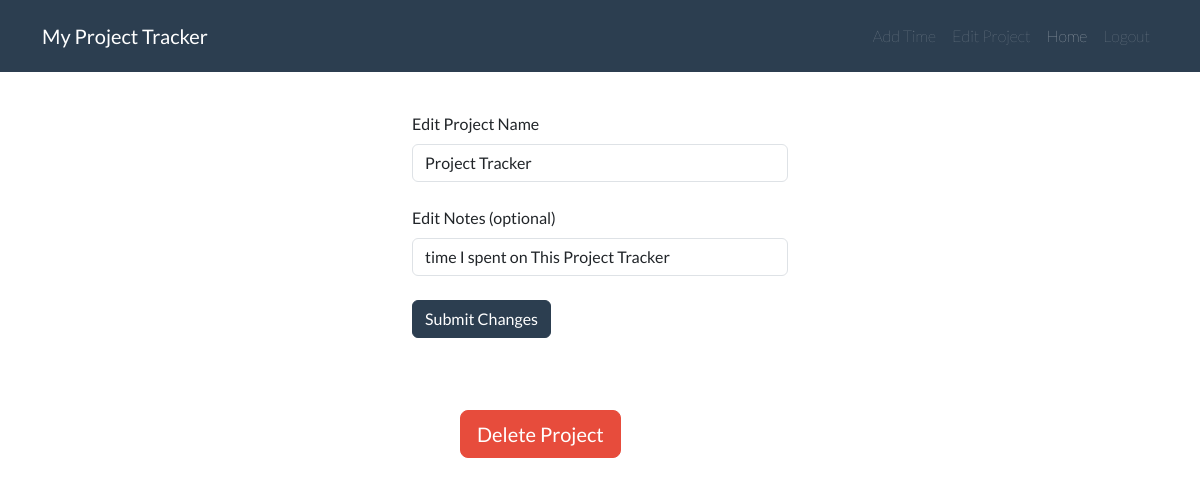
Page /project/12/edit (signed in) on the committed database.
### website/models.py (models this page shows, shortened)
class Project(db.Model):
    id = db.Column(db.Integer, primary_key=True)
    project_name = db.Column(db.String(30), nullable=False)
    notes = db.Column(db.String(1000), nullable=False, default='')
    user_id = db.Column(db.Integer, db.ForeignKey('user.id'), nullable=False)
    entries = db.relationship('Entry')

### website/views.py (the view)
@views.route('project/<int:project_id>/edit', methods=['GET','POST'])
@login_required
def edit_project(project_id):
    current_project = Project.query.filter(Project.id==project_id, Project.owner==current_user).first_or_404()
    if current_project.owner != current_user:
        abort(403)
    edit_project_form = EditProjectForm()
    if edit_project_form.validate_on_submit():
        current_project.project_name = edit_project_form.project_name.data
        current_project.notes = edit_project_form.notes.data
        db.session.commit()
        flash('Changes has been saved!', category='success')
        return redirect(url_for('views.project', project_id=current_project.id))
    elif request.method == "GET":
        edit_project_form.project_name.data = current_project.project_name
        edit_project_form.notes.data = current_project.notes
    return render_template('edit_project.html', user = current_user, project_id=current_project.id, edit_project_form=edit_project_form)

### website/forms.py
class EditProjectForm(FlaskForm):
    project_name = StringField('Edit Project Name', validators=[DataRequired(), Length(min=1, max=30)])
    notes = StringField('Edit Notes (optional)')
    submit = SubmitField('Submit Changes')

### website/templates/edit_project.html (shortened to what this page needs)
{% extends "base.html" %}
{% block content %}
<div class="container my-3 col-md-4 center">
    <div>
        <form action="" method="POST">
            <fieldset class="form-group">
                <div class="form-group">
                    {{ edit_project_form.project_name.label(class="form-label mt-4") }}
                    {% if edit_project_form.project_name.errors %}
                        {{ edit_project_form.project_name(class="form-control is-invalid") }}
                        <div class="invalid-feedback">
                            {% for error in edit_project_form.project_name.errors %}
                                <span>{{ error }}</span>
                            {% endfor %}
                        </div>
                    {% else %}
                        {{ edit_project_form.project_name(class="form-control") }}
                    {% endif %}
                </div>
                <div class="form-group">
                    {{ edit_project_form.notes.label(class="form-label mt-4") }}
                    {% if edit_project_form.notes.errors %}
                        {{ edit_project_form.notes(class="form-control is-invalid") }}
                        <div class="invalid-feedback">
                            {% for error in edit_project_form.notes.errors %}
                                <span>{{ error }}</span>
                            {% endfor %}
                        </div>
                    {% else %}
                        {{ edit_project_form.notes(class="form-control") }}
                    {% endif %}
                </div>
            </fieldset>
            <br>
            <div class="form-group">
                {{ edit_project_form.submit(class="btn btn-primary") }}
            </div>
        </form>
    </div>
    <br>
    <div>
        <button type="button" class="btn btn-danger btn-lg my-5 mx-5"  data-bs-toggle="modal" data-bs-target="#deleteProjectModal" >Delete Project</button>
    </div>
</div>
{% endblock %}

### rows in the picture
Project: project_name "Project Tracker", notes "time I spent on This Project Tracker"

### other values in the picture
{{ edit_project_form.project_name.label(class="form-label mt-4") }} "Edit Project Name"
{{ edit_project_form.notes.label(class="form-label mt-4") }} "Edit Notes (optional)"
